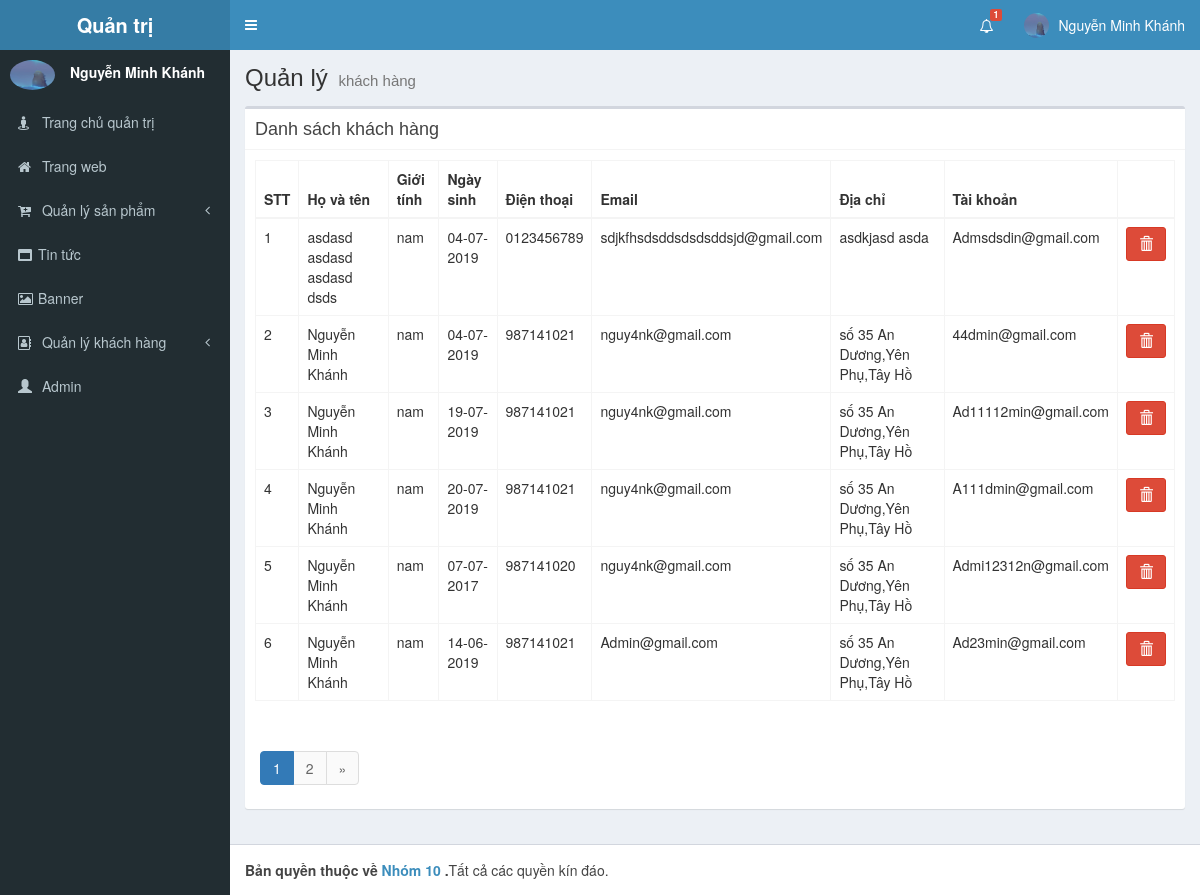
The app's page /Admin/index.php?module=customer (signed in) with its own data.
### tables this page shows
CREATE TABLE `member` (
  `id` int(11) NOT NULL,
  `created` datetime NOT NULL DEFAULT CURRENT_TIMESTAMP,
  `updatetimed` datetime NOT NULL DEFAULT CURRENT_TIMESTAMP,
  `birth_day` datetime NOT NULL DEFAULT CURRENT_TIMESTAMP,
  `full_name` varchar(100) NOT NULL,
  `phone` varchar(15) NOT NULL,
  `email` varchar(100) NOT NULL,
  `address` varchar(300) NOT NULL,
  `gender` int(11) DEFAULT '0',
  `user_name` varchar(100) NOT NULL,
  `password` varchar(100) NOT NULL,
  `status` int(11) DEFAULT '0',
  `img` varchar(200) DEFAULT NULL
);

### Admin/index.php (called while the page is built)
<?php include 'header.php'; ?>
<?php
$module = isset($_GET['module']) ? $_GET['module'] : 'main';
$action = isset($_GET['action']) ? $_GET['action'] : 'danh-sach';
include 'modules/'.$module.'/'.$action.'.php';
?>
 <?php include 'footer.php'; ?>

### Admin/modules/customer/danh-sach.php (the view, shortened to what this page needs)
<?php
  $membersql = "SELECT * FROM member ORDER BY id DESC";
   $count_mem = $conn->query("SELECT count(*) FROM member")->fetch();
    $limit = 6;
    $get_page = !empty($_GET['page']) ? $_GET['page'] : 1;
    $total = isset($count_mem->{'count(*)'}) ? $count_mem->{'count(*)'}:0;
    $total_page =  ceil($total/$limit);
    $start = ($get_page-1)*$limit;
    $membersql .= " LIMIT $start,$limit";
    $member = $conn->query($membersql);
?>
    <section class="content-header">
      <h1>
        Quản lý
        <small>khách hàng</small>
      </h1>
    </section>
    <section class="content">
      <div class="box">
        <div class="box-header with-border">
          <h3 class="box-title">Danh sách khách hàng</h3>
        </div>
        <div class="box-body">
          <div class="table-responsive">
            <table class="table table-hove table-bordered">
              <thead>
               <tr>
                  <th>STT</th>
                  <th>Họ và tên</th>
                  <th>Giới tính</th>
                  <th>Ngày sinh</th>
                  <th>Điện thoại</th>
                  <th>Email</th>
                  <th>Địa chỉ</th>
                  <th>Tài khoản</th>
                  <th></th>
                </tr>
              </thead>
              <tbody>
                <?php $k=1; foreach ($member as $mem) { ?>
                <tr>
                  <td><?php echo $k; ?></td>
                  <td><?php echo $mem->full_name; ?></td>
                  <td><?php
                      if ($mem->gender==0) {
                          echo('nam');
                       }else if ($mem->gender==1) {
                         echo('nữ');
                       }else{
                        echo('khác');
                       }
                   ?></td>
                  <td><?php echo date('d-m-Y',strtotime($mem->birth_day)); ?></td>
                  <td><?php echo $mem->phone; ?> </td>
                  <td><?php echo $mem->email; ?></td>
                  <td><?php echo $mem->address; ?></td>
                  <td><?php echo $mem->user_name; ?></td>
                <td>
                     <a class="btn btn-danger"  href="index.php?module=customer&action=xoa&id=<?php echo $mem->id; ?>"><i class="glyphicon glyphicon-trash"></i></a>
                  </td>
                </tr>
              <?php $k++; } ?>
              </tbody>
            </table>
          </div>
        </div>
         <div class="container">
    <ul class="pagination">
        <?php for ($i=1; $i <=$total_page ; $i++) :
            $ac = $i==$get_page?'active':''; ?>
        <li class="<?php echo $ac; ?>">
            <a href="index.php?module=customer<?php  echo '&page='.$i;?>" ><?php echo $i; ?></a>
        </li>
        <?php  endfor; ?>
        <?php if ($get_page < $total_page) :?>
        <li>
            <a href="index.php?module=customer<?php $next_page = $get_page + 1; echo '&page='.$next_page;?>" >&raquo;</a>
        </li>
        <?php endif; ?>
</ul>
      </div>
    </section>

### records on screen
member: full_name "asdasd asdasd asdasd dsds", gender "nam", birth_day "04-07-2019", phone "0123456789", email "sdjkfhsdsddsdsdsddsjd@gmail.com", address "asdkjasd asda", user_name "Admsdsdin@gmail.com"
member: full_name "Nguyễn Minh Khánh", gender "nam", birth_day "04-07-2019", phone "987141021", email "nguy4nk@gmail.com", address "số 35 An Dương,Yên Phụ,Tây Hồ", user_name "44dmin@gmail.com"
member: full_name "Nguyễn Minh Khánh", gender "nam", birth_day "19-07-2019", phone "987141021", email "nguy4nk@gmail.com", address "số 35 An Dương,Yên Phụ,Tây Hồ", user_name "Ad11112min@gmail.com"
member: full_name "Nguyễn Minh Khánh", gender "nam", birth_day "20-07-2019", phone "987141021", email "nguy4nk@gmail.com", address "số 35 An Dương,Yên Phụ,Tây Hồ", user_name "A111dmin@gmail.com"
member: full_name "Nguyễn Minh Khánh", gender "nam", birth_day "07-07-2017", phone "987141020", email "nguy4nk@gmail.com", address "số 35 An Dương,Yên Phụ,Tây Hồ", user_name "Admi12312n@gmail.com"
member: full_name "Nguyễn Minh Khánh", gender "nam", birth_day "14-06-2019", phone "987141021", email "Admin@gmail.com", address "số 35 An Dương,Yên Phụ,Tây Hồ", user_name "Ad23min@gmail.com"

### other values on screen
$don0->{'COUNT(*)'} "1"
$admin->full_name "Nguyễn Minh Khánh"
